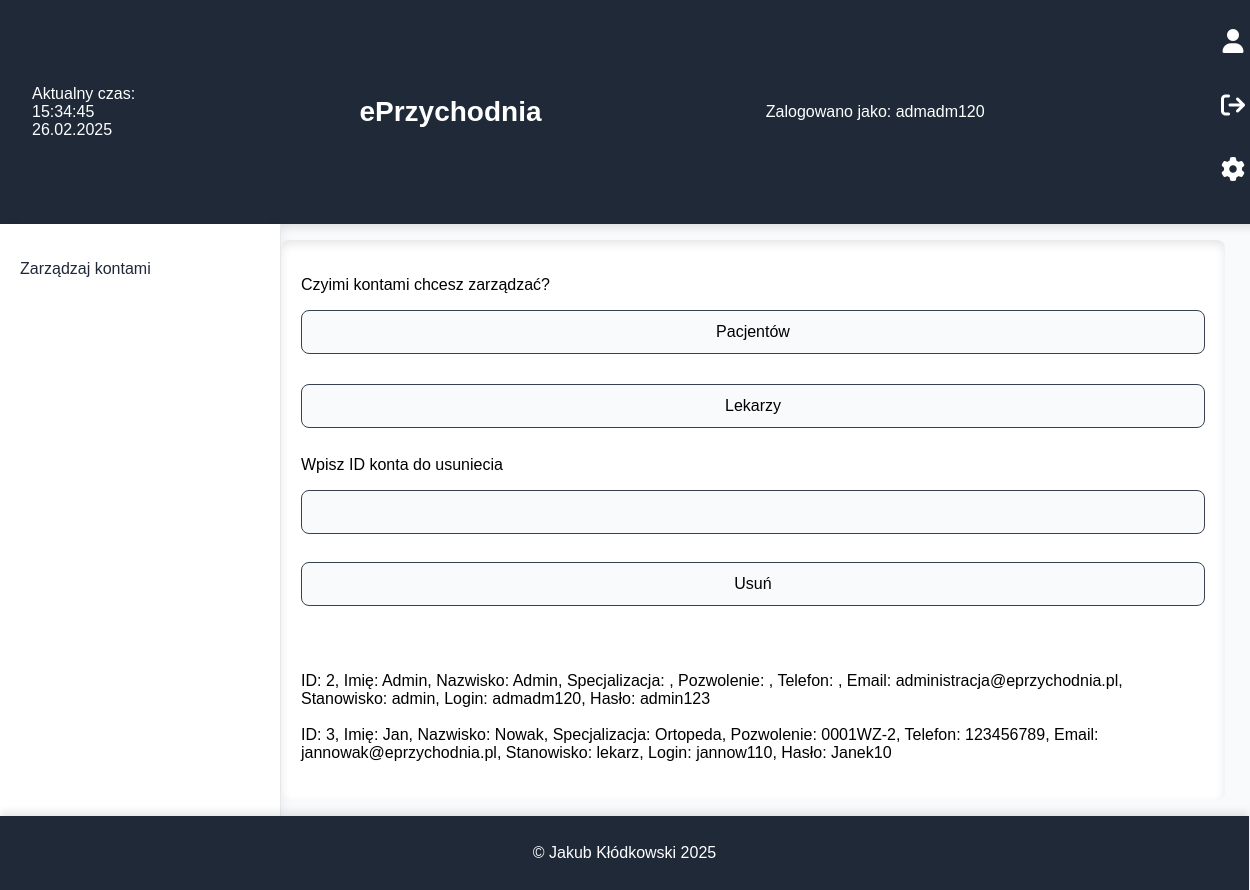
/zarzadzaj_kontami_lekarzy.php, run on an earlier commit of the app's database.
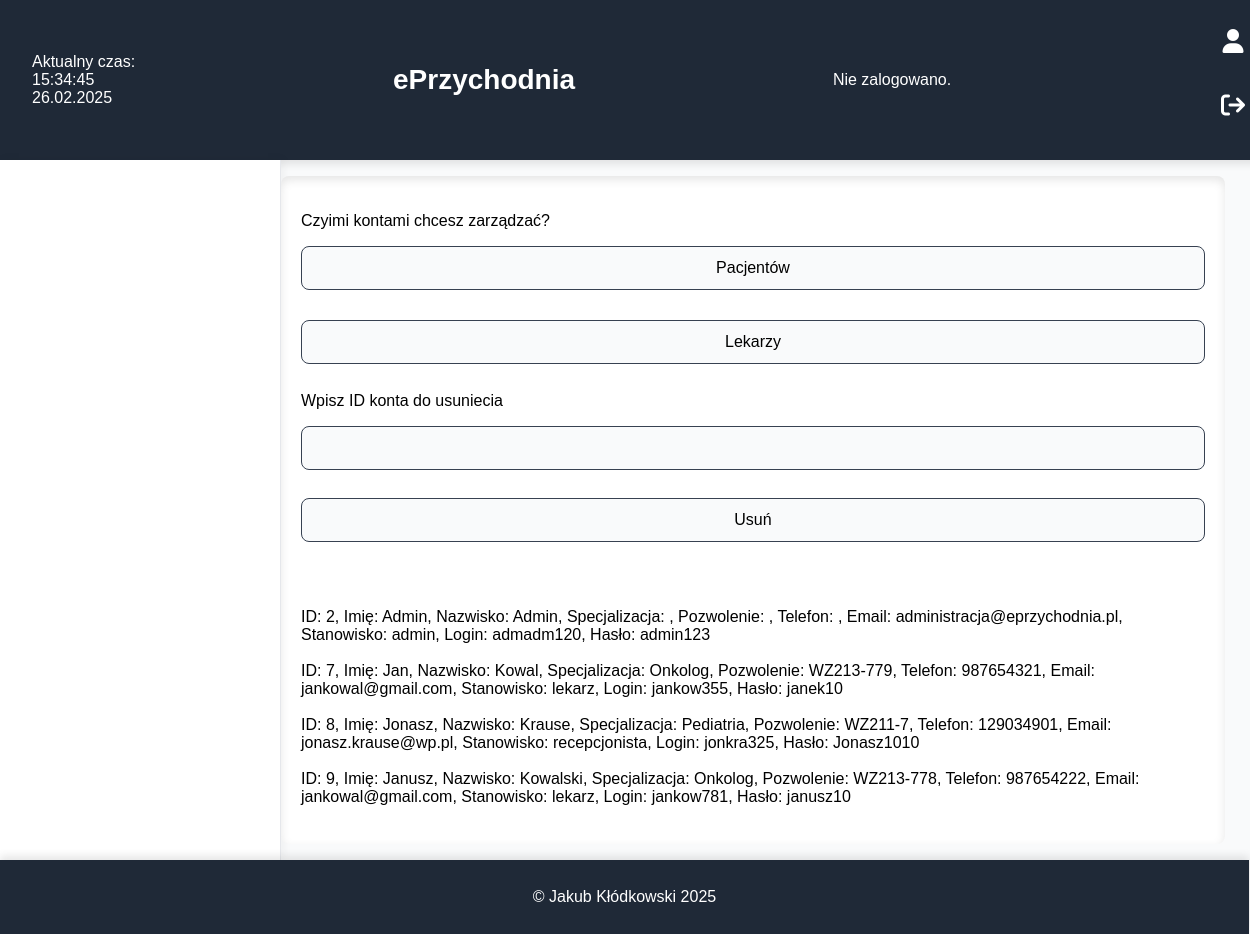
And on a later commit of the database.
### tables this page shows
CREATE TABLE `zalogowani` (
  `login` char(11) DEFAULT NULL,
  `haslo` varchar(100) DEFAULT NULL,
  `kto` varchar(100) DEFAULT NULL
);

CREATE TABLE `pracownik` (
  `id_lekarza` int(10) UNSIGNED NOT NULL,
  `Imie` varchar(50) DEFAULT NULL,
  `Nazwisko` varchar(50) DEFAULT NULL,
  `Specjalizacja` varchar(100) DEFAULT NULL,
  `PWZ` varchar(100) DEFAULT NULL,
  `tel` char(9) DEFAULT NULL,
  `email` varchar(100) DEFAULT NULL,
  `stanowisko` varchar(100) NOT NULL,
  `login` char(9) DEFAULT NULL,
  `haslo` varchar(100) DEFAULT NULL
);

### zarzadzaj_kontami_lekarzy.php (the view, shortened to what this page needs)
<!DOCTYPE html>
<html lang="pl">
<head>
    <link rel="stylesheet" href="https://cdnjs.cloudflare.com/ajax/libs/font-awesome/6.4.2/css/all.min.css">
    <link rel="stylesheet" href="style.css">
</head>
<body>
    <header>
    <div id="data"></div>
        <h1 class="text-xl font-bold text-center flex-1"><a href="index.php">ePrzychodnia</a></h1>
        <?php
            require 'wyswietl_logowanie.php';
        ?>
        <div>
        <form action="zaloguj.php">
    <button class="icon-button"><i class="fa-solid fa-user"></i></button>
</form>
<form action="wyloguj.php">
    <button class="icon-button"><i class="fa fa-sign-out"></i></button>
</form>
<?php
    require 'wyswietl_navbar.php';
?>
        </nav>
        <main>
            <div class="index-content">
                <p>Czyimi kontami chcesz zarządzać?</p>
                <form action="zarzadzaj_kontami_pacjentow.php" method="post">
                    <input type="submit" value="Pacjentów">
                </form>
                <br>
                <form action="zarzadzaj_kontami_lekarzy.php" method="post">
                    <input type="submit" value="Lekarzy">
                </form>
                <p>Wpisz ID konta do usuniecia</p>
                <form action="usun_konto_pracownik.php" method="post">
                    <input type="number" name="id_konta" id="i0">
                    <input type="submit" value="Usuń">
                </form>
                <br>
                <br>
                <br>
                <?php
                    $connect = mysqli_connect("localhost", "root", "", "eprzychodnia");
                    $query0="select * from `pracownik`";
                    $result0=mysqli_query($connect,$query0);
                    while($row=mysqli_fetch_assoc($result0)){
                        echo "ID: ".$row['id_lekarza'].", Imię: ".$row['Imie'].", Nazwisko: ".$row['Nazwisko'].", Specjalizacja: ".$row['Specjalizacja'].", Pozwolenie: ".$row['PWZ'].", Telefon: ".$row['tel'].", Email: ".$row['email'].", Stanowisko: ".$row['stanowisko'].", Login: ".$row['login'].", Hasło: ".$row['haslo']."<br><br>";
                    }
                ?>
            </div>
        </main>
    </div>
    <footer>
        <p>&copy; Jakub Kłódkowski 2025</p>
    </footer>
</body>
</html>

### wyswietl_logowanie.php (shortened to what this page needs)
<?php
            $connect = mysqli_connect("localhost", "root", "", "eprzychodnia");
            $query0 = "SELECT `login` FROM `zalogowani` LIMIT 1";
            $result = mysqli_query($connect, $query0);
            if ($result && mysqli_num_rows($result) > 0) {
                $row = mysqli_fetch_assoc($result);
                $log = $row['login'];
                echo "Zalogowano jako: " . htmlspecialchars($log);
            } else {
                echo "Nie zalogowano.";
            }
        ?>

### wyswietl_navbar.php (shortened to what this page needs)
<?php
$connect = mysqli_connect("localhost", "root", "", "eprzychodnia");
$query1 = "SELECT `kto` FROM `zalogowani`";
$result1 = mysqli_query($connect, $query1);
if ($row = mysqli_fetch_assoc($result1)) {
    $kto = $row['kto'];
    if ($kto == "admin" || $kto == "recepcjonista") {
        echo '
        <form action="ustawienia.php">
            <button type="submit" class="icon-button"><i class="fa-solid fa-cog"></i></button>
        </form>';
    }
}
?>
    </header>
    <div style="display: flex; flex: 1;">
        <nav>
            <?php
                $connect = mysqli_connect("localhost", "root", "", "eprzychodnia");
                $query0="select * from `zalogowani`";
                $result0=mysqli_query($connect,$query0);
                if(mysqli_num_rows($result0)>0){
                    $query1 = "SELECT `kto` FROM `zalogowani`";
                    $result1 = mysqli_query($connect, $query1);
                    if ($row = mysqli_fetch_assoc($result1)) {
                        $kto = $row['kto'];
                    }
                    $query2="select * from `uprawnienia` where `stanowisko`='".$kto."'";
                    $result2=mysqli_query($connect,$query2);
                    if($row=mysqli_fetch_assoc($result2)){
                        $zaloz_konto=$row['zaloz_konto'];
                        $usun_konto=$row['usun_konto'];
                        if($zaloz_konto==1 && $usun_konto==1){
                            echo "<p><a href='zarzadzaj_kontami.php'>Zarządzaj kontami</a></p>";
                        }
                    }
                }
            ?>

What changed in the data, as far as the page shows it:
removed zalogowani: login "admadm120"
removed pracownik: id_lekarza "3", Imie "Jan", Nazwisko "Nowak", Specjalizacja "Ortopeda", PWZ "0001WZ-2", tel "123456789", email "jannowak@eprzychodnia.pl", stanowisko "lekarz", login "jannow110", haslo "Janek10"
added pracownik: id_lekarza "7", Imie "Jan", Nazwisko "Kowal", Specjalizacja "Onkolog", PWZ "WZ213-779", tel "987654321", email "jankowal@gmail.com", stanowisko "lekarz", login "jankow355", haslo "janek10"
added pracownik: id_lekarza "8", Imie "Jonasz", Nazwisko "Krause", Specjalizacja "Pediatria", PWZ "WZ211-7", tel "129034901", email "jonasz.krause@wp.pl", stanowisko "recepcjonista", login "jonkra325", haslo "Jonasz1010"
added pracownik: id_lekarza "9", Imie "Janusz", Nazwisko "Kowalski", Specjalizacja "Onkolog", PWZ "WZ213-778", tel "987654222", email "jankowal@gmail.com", stanowisko "lekarz", login "jankow781", haslo "janusz10"
Also different on the page:
text no longer shown: "Zalogowano jako: Zarządzaj kontami"
text now shown: "Nie zalogowano."
